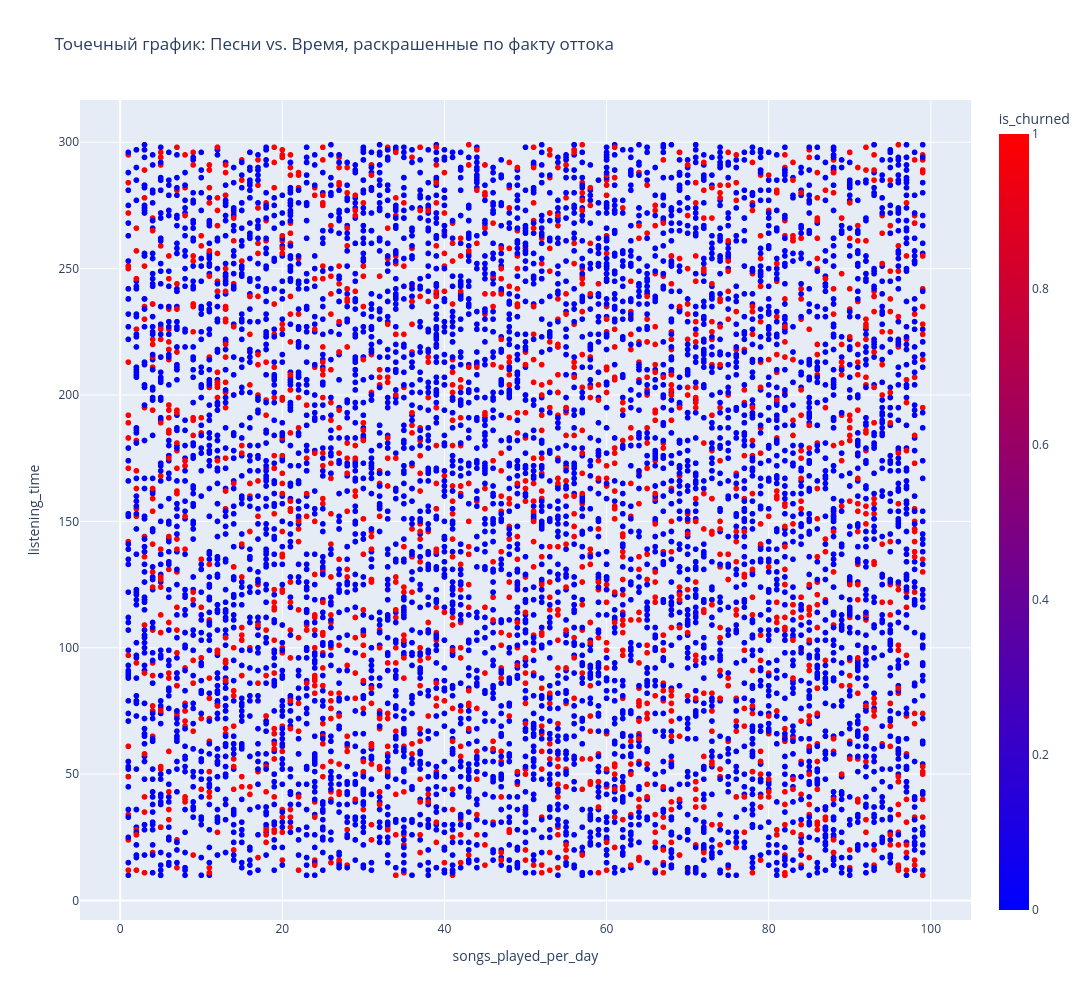

Source (notebook cell):
### Code cell
fig_scatter = px.scatter(
    data, 
    x='songs_played_per_day', 
    y='listening_time', 

    width=1500,
    height=1000,

    color='is_churned',

    title='Точечный график: Песни vs. Время, раскрашенные по факту оттока',
    color_continuous_scale=px.colors.sequential.Bluered, 
)

fig_scatter.show()

### Figure 1 — Plotly figure (JSON) as saved in the notebook; plotly's stock layout.template omitted (floating-point values rounded to 4 significant figures; data arrays with more than 128 entries replaced by an {"elided": "..."} marker saying what was removed)
{"data": [{"hovertemplate": "songs_played_per_day=%{x}<br>listening_time=%{y}<br>is_churned=%{marker.color}<extra></extra>", "legendgroup": "", "marker": {"color": {"elided": "8000 int values"}, "coloraxis": "coloraxis", "symbol": "circle"}, "mode": "markers", "name": "", "showlegend": false, "type": "scattergl", "x": {"elided": "8000 int values"}, "xaxis": "x", "y": {"elided": "8000 int values"}, "yaxis": "y"}], "layout": {"coloraxis": {"colorbar": {"title": {"text": "is_churned"}}, "colorscale": [[0, "rgb(0,0,255)"], [1, "rgb(255,0,0)"]]}, "height": 1000, "legend": {"tracegroupgap": 0}, "title": {"text": "Точечный график: Песни vs. Время, раскрашенные по факту оттока"}, "width": 1500, "xaxis": {"anchor": "y", "domain": [0, 1], "title": {"text": "songs_played_per_day"}}, "yaxis": {"anchor": "x", "domain": [0, 1], "title": {"text": "listening_time"}}}}
